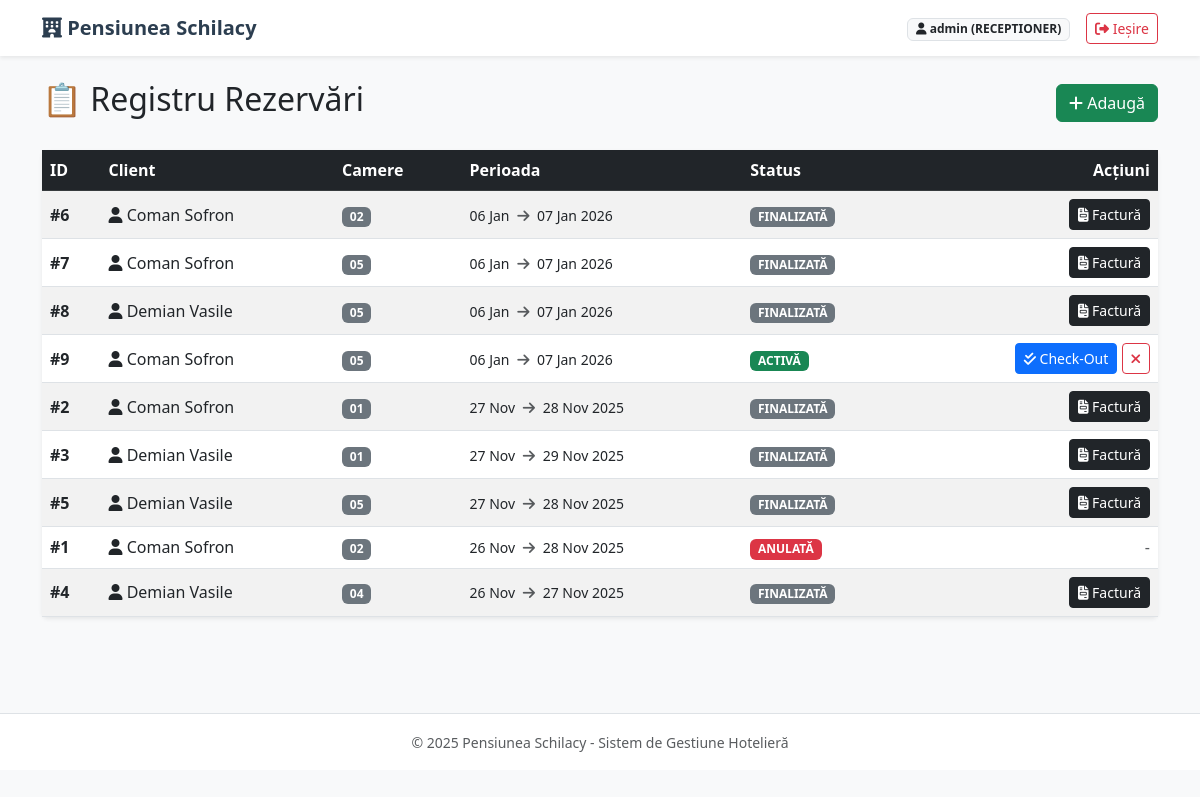
The app's page /rezervari/ (signed in) with its own data.
### cazare/models.py (models this page shows, shortened)
class Utilizator(AbstractUser):
    ROLE_CHOICES = (
        ('manager', 'Manager'),
        ('receptioner', 'Recepționer'),
    )
    rol = models.CharField(max_length=20, choices=ROLE_CHOICES, default='receptioner')

class Rezervare(models.Model):
    client = models.ForeignKey(Client, on_delete=models.CASCADE)
    camere = models.ManyToManyField(Camera)
    data_check_in = models.DateField()
    data_check_out = models.DateField()
    status = models.CharField(max_length=20, default='activa')

class Client(models.Model):
    nume = models.CharField(max_length=50)
    prenume = models.CharField(max_length=50)
    email = models.EmailField(unique=True)
    telefon = models.CharField(max_length=15)
    def __str__(self):
        return f"{self.nume} {self.prenume}"

class Camera(models.Model):
    STATUS_CHOICES = (
        ('libera', 'Liberă'),
        ('ocupata', 'Ocupată'),
        ('curatenie', 'Curățenie'),
    )
    numar_camera = models.CharField(max_length=10, unique=True)
    etaj = models.IntegerField()
    stare = models.CharField(max_length=20, choices=STATUS_CHOICES, default='libera')
    tip_camera = models.ForeignKey(TipCamera, on_delete=models.CASCADE)

### cazare/views.py (the view)
# urls.py: path('rezervari/', views.lista_rezervari, name='lista_rezervari'),
@login_required
def lista_rezervari(request):
    rezervari = Rezervare.objects.all().order_by('-data_check_in')
    context = {
        'rezervari': rezervari
    }
    return render(request, 'cazare/lista_rezervari.html', context)

### cazare/templates/cazare/lista_rezervari.html
{% extends 'cazare/base.html' %}
{% block content %}
    <div class="d-flex justify-content-between align-items-center mb-4">
        <h2>📋 Registru Rezervări</h2>
        <a href="{% url 'creare_rezervare' %}" class="btn btn-success">
            <i class="fa-solid fa-plus"></i> Adaugă
        </a>
    </div>
    <div class="card shadow-sm">
        <div class="card-body p-0">
            <table class="table table-hover table-striped mb-0 align-middle">
                <thead class="table-dark">
                    <tr>
                        <th>ID</th>
                        <th>Client</th>
                        <th>Camere</th>
                        <th>Perioada</th>
                        <th>Status</th>
                        <th class="text-end">Acțiuni</th>
                    </tr>
                </thead>
                <tbody>
                    {% for rez in rezervari %}
                    <tr>
                        <td><strong>#{{ rez.id }}</strong></td>
                        <td>
                            <i class="fa-solid fa-user"></i> {{ rez.client }}
                        </td>
                        <td>
                            {% for cam in rez.camere.all %}
                                <span class="badge bg-secondary">{{ cam.numar_camera }}</span>
                            {% endfor %}
                        </td>
                        <td>
                            <small>
                                {{ rez.data_check_in|date:"d M" }} <i class="fa-solid fa-arrow-right mx-1 text-muted"></i> {{ rez.data_check_out|date:"d M Y" }}
                            </small>
                        </td>
                        <td>
                            {% if rez.status == 'activa' %}
                                <span class="badge bg-success">ACTIVĂ</span>
                            {% elif rez.status == 'anulata' %}
                                <span class="badge bg-danger">ANULATĂ</span>
                            {% else %}
                                <span class="badge bg-secondary">FINALIZATĂ</span>
                            {% endif %}
                        </td>
                        <td class="text-end">
                            {% if rez.status == 'activa' %}
                                <a href="{% url 'efectueaza_check_out' rez.id %}"
                                   class="btn btn-sm btn-primary"
                                   onclick="return confirm('Confirmi check-out-ul? Se va genera factura.');">
                                   <i class="fa-solid fa-check-double"></i> Check-Out
                                </a>
                                <a href="{% url 'anuleaza_rezervare' rez.id %}"
                                   class="btn btn-sm btn-outline-danger"
                                   onclick="return confirm('Sigur anulezi aceasta rezervare?');">
                                    <i class="fa-solid fa-times"></i>
                                </a>
                            {% elif rez.status == 'finalizata' %}
                                 <a href="{% url 'vizualizare_factura' rez.factura.id %}" class="btn btn-sm btn-dark" target="_blank">
                                    <i class="fa-solid fa-file-invoice"></i> Factură
                                 </a>
                            {% else %}
                                <span class="text-muted">-</span>
                            {% endif %}
                        </td>
                    </tr>
                    {% empty %}
                    <tr>
                        <td colspan="6" class="text-center py-4 text-muted">
                            Nu există rezervări înregistrate.
                        </td>
                    </tr>
                    {% endfor %}
                </tbody>
            </table>
        </div>
    </div>
{% endblock %}

### cazare/templates/cazare/base.html (shortened to what this page needs)
<!DOCTYPE html>
<html lang="ro">
<head>
    <link href="https://cdn.jsdelivr.net/npm/bootstrap@5.3.0/dist/css/bootstrap.min.css" rel="stylesheet">
    <link rel="stylesheet" href="https://cdnjs.cloudflare.com/ajax/libs/font-awesome/6.4.0/css/all.min.css">
</head>
<body>
    <nav class="navbar navbar-expand-lg navbar-light bg-white shadow-sm mb-4">
        <div class="container">
            <a class="navbar-brand" href="{% url 'acasa' %}">
                <i class="fa-solid fa-hotel"></i> Pensiunea Schilacy
            </a>
            <div class="collapse navbar-collapse" id="navbarNav">
                <ul class="navbar-nav ms-auto align-items-center">
                    {% if user.is_authenticated %}
                        <li class="nav-item me-3">
                            <span class="badge bg-light text-dark border">
                                <i class="fa-solid fa-user"></i> {{ user.username }} ({{ user.rol|upper }})
                            </span>
                        </li>
                        <li class="nav-item">
                            <form action="{% url 'logout' %}" method="post" class="d-inline">
                                <button type="submit" class="btn btn-outline-danger btn-sm">
                                    <i class="fa-solid fa-sign-out-alt"></i> Ieșire
                                </button>
                            </form>
                        </li>
                    {% else %}
                        <li class="nav-item">
                            <a href="{% url 'login' %}" class="btn btn-primary btn-sm">Autentificare</a>
                        </li>
                    {% endif %}
                </ul>
            </div>
        </div>
    </nav>
    <div class="container pb-5">
        {% block content %}
        {% endblock %}
    </div>
    <footer class="text-center text-muted mt-5 py-3 border-top bg-white">
        <small>&copy; 2025 Pensiunea Schilacy - Sistem de Gestiune Hotelieră</small>
    </footer>
</body>
</html>

### cazare/templates/cazare/base.html (style rules this page uses)
body { background-color: #f8f9fa; font-family: 'Segoe UI', Tahoma, Geneva, Verdana, sans-serif; }
.navbar-brand { font-weight: bold; color: #2c3e50 !important; }
.card { border: none; box-shadow: 0 4px 8px rgba(0,0,0,0.1); transition: transform 0.2s; }

### records on screen
Utilizator: username "admin", rol "RECEPTIONER"
Rezervare: id "6", client "Coman Sofron", data_check_in "06 Jan", data_check_out "07 Jan 2026", status "FINALIZATĂ"
Camera: numar_camera "02"
Rezervare: id "7", client "Coman Sofron", data_check_in "06 Jan", data_check_out "07 Jan 2026", status "FINALIZATĂ"
Camera: numar_camera "05"
Rezervare: id "8", client "Demian Vasile", data_check_in "06 Jan", data_check_out "07 Jan 2026", status "FINALIZATĂ"
Rezervare: id "9", client "Coman Sofron", data_check_in "06 Jan", data_check_out "07 Jan 2026", status "ACTIVĂ"
Rezervare: id "2", client "Coman Sofron", data_check_in "27 Nov", data_check_out "28 Nov 2025", status "FINALIZATĂ"
Camera: numar_camera "01"
Rezervare: id "3", client "Demian Vasile", data_check_in "27 Nov", data_check_out "29 Nov 2025", status "FINALIZATĂ"
Rezervare: id "5", client "Demian Vasile", data_check_in "27 Nov", data_check_out "28 Nov 2025", status "FINALIZATĂ"
Rezervare: id "1", client "Coman Sofron", data_check_in "26 Nov", data_check_out "28 Nov 2025", status "ANULATĂ"
Rezervare: id "4", client "Demian Vasile", data_check_in "26 Nov", data_check_out "27 Nov 2025", status "FINALIZATĂ"
Camera: numar_camera "04"
